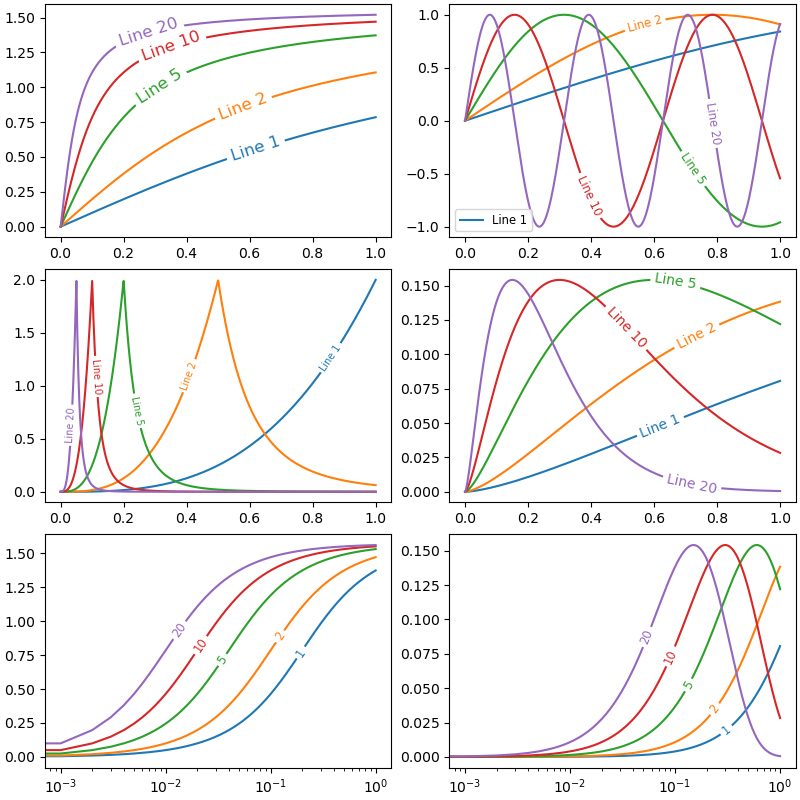

Source code (Python):
# %%
import numpy as np
from matplotlib import pyplot as plt
from scipy.stats import chi2, loglaplace
import os
import sys

sys.path.append(os.path.join(os.path.dirname(__file__), "..", "src"))
from inline_labels import add_inline_labels

X = np.linspace(0, 1, 1000)
A = [1, 2, 5, 10, 20]
funcs = [np.arctan, np.sin, loglaplace(4).pdf, chi2(5).pdf] # pyright: ignore[reportAttributeAccessIssue]

# %% Visual debug example
fig, ax = plt.subplots()

for a in A:
    Y = np.sin(a * X)
    # Y[100+5*a:100+5*a*3] = np.nan
    ax.plot(X, Y, label=f"Line {a}")

fig_debug = add_inline_labels(ax, ppf=1.5, debug=True, fontsize="small")

fig_debug.savefig("./example_debug.png", bbox_inches="tight") # pyright: ignore[reportOptionalMemberAccess]


# %% Examples
fig, axes = plt.subplots(ncols=2, nrows=3, constrained_layout=True, figsize=(8, 8))
axes = axes.flatten()

for a in A:
    axes[0].plot(X, np.arctan(a * X), label=f"Line {a}")
add_inline_labels(axes[0], fontsize="large")

for a in A:
    axes[1].plot(X, np.sin(a * X), label=f"Line {a}")
    axes[2].plot(X, loglaplace(4).pdf(a * X), label=f"Line {a}") # pyright: ignore[reportAttributeAccessIssue]
    axes[3].plot(X, chi2(5).pdf(a * X), label=f"Line {a}") # pyright: ignore[reportAttributeAccessIssue]
    axes[4].semilogx(X, np.arctan(5 * a * X), label=str(a)) # pyright: ignore[reportAttributeAccessIssue]
    axes[5].semilogx(X, chi2(5).pdf(a * X), label=str(a)) # pyright: ignore[reportAttributeAccessIssue]
add_inline_labels(axes[1], fontsize="small")
add_inline_labels(axes[2], fontsize="x-small")
add_inline_labels(axes[3], fontsize="medium")
add_inline_labels(axes[4], fontsize="small")
add_inline_labels(axes[5], fontsize="small")

fig.savefig("./example.png")


# %%
